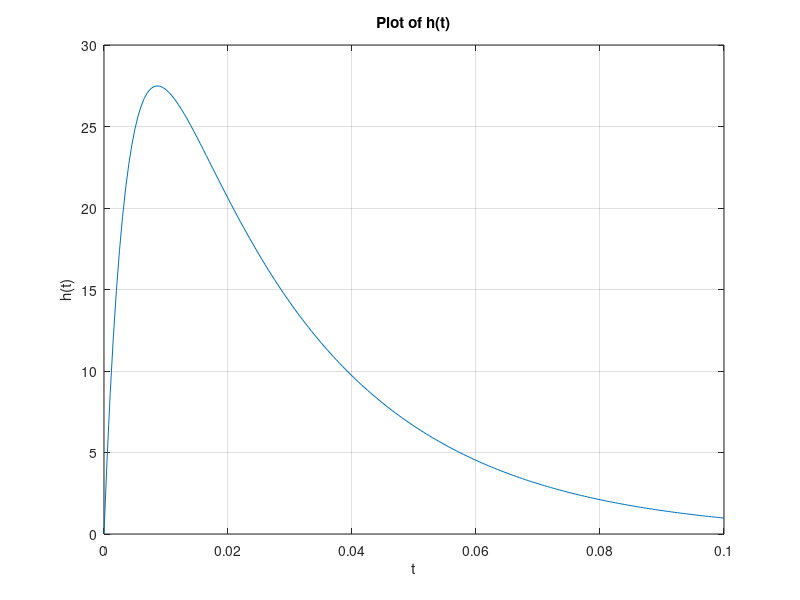

MATLAB code to generate this figure:
% CH2MP1.m : Chapter 2, MATLAB Program 1
% Script M-file determines characteristic roots of op-amp circuit.
% Set component values:
R = [1e4, 1e4, 1e4]; 
C = [1e-6, 1e-6];
% Determine coefficients for characteristic equation:
A = [1, (1/R(1)+1/R(2)+1/R(3))/C(2), 1/(R(1)*R(2)*C(1)*C(2))];
% Determine characteristic roots:
lambda = roots(A);
p = poly(A);

% solve for LTE of h(t) function accordingly with roots given
t = (0:0.0005:0.1);
u = @(t) 1.0.*(t>=0);
h = @(t) -44.721359 .* exp(-261.8034 .*t)+ 44.721359 .* exp(-38.1966.*t).*u(t);

plot (t, h(t));
xlabel('t');
ylabel('h(t)');
title('Plot of h(t)');
axis ([0 0.1 0 30]);
grid;